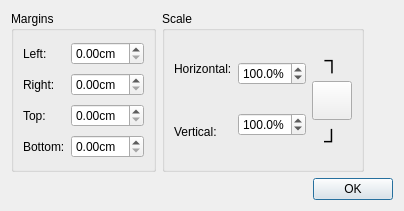
<?xml version="1.0" encoding="UTF-8"?>
<ui version="4.0">
 <class>DialogLayoutScale</class>
 <widget class="QDialog" name="DialogLayoutScale">
  <property name="geometry">
   <rect>
    <x>0</x>
    <y>0</y>
    <width>404</width>
    <height>211</height>
   </rect>
  </property>
  <property name="windowTitle">
   <string>Layout scale</string>
  </property>
  <property name="windowIcon">
   <iconset resource="../../../libs/vmisc/share/resources/icon.qrc">
    <normaloff>:/icon/64x64/icon64x64.png</normaloff>:/icon/64x64/icon64x64.png</iconset>
  </property>
  <layout class="QVBoxLayout" name="verticalLayout">
   <item>
    <layout class="QHBoxLayout" name="horizontalLayout_2">
     <item>
      <widget class="QGroupBox" name="groupBoxMargins">
       <property name="enabled">
        <bool>true</bool>
       </property>
       <property name="title">
        <string>Margins</string>
       </property>
       <property name="checkable">
        <bool>false</bool>
       </property>
       <layout class="QGridLayout" name="gridLayout">
        <item row="0" column="0">
         <widget class="QLabel" name="labelLeftField">
          <property name="sizePolicy">
           <sizepolicy hsizetype="Expanding" vsizetype="Minimum">
            <horstretch>0</horstretch>
            <verstretch>0</verstretch>
           </sizepolicy>
          </property>
          <property name="text">
           <string>Left:</string>
          </property>
         </widget>
        </item>
        <item row="0" column="1" colspan="2">
         <widget class="QDoubleSpinBox" name="doubleSpinBoxLeftField">
          <property name="suffix">
           <string>cm</string>
          </property>
          <property name="singleStep">
           <double>0.100000000000000</double>
          </property>
         </widget>
        </item>
        <item row="1" column="0">
         <widget class="QLabel" name="labelRightField">
          <property name="sizePolicy">
           <sizepolicy hsizetype="Expanding" vsizetype="Preferred">
            <horstretch>0</horstretch>
            <verstretch>0</verstretch>
           </sizepolicy>
          </property>
          <property name="text">
           <string>Right:</string>
          </property>
         </widget>
        </item>
        <item row="1" column="1" colspan="2">
         <widget class="QDoubleSpinBox" name="doubleSpinBoxRightField">
          <property name="suffix">
           <string>cm</string>
          </property>
          <property name="singleStep">
           <double>0.100000000000000</double>
          </property>
         </widget>
        </item>
        <item row="2" column="0">
         <widget class="QLabel" name="labelTopField">
          <property name="sizePolicy">
           <sizepolicy hsizetype="Expanding" vsizetype="Preferred">
            <horstretch>0</horstretch>
            <verstretch>0</verstretch>
           </sizepolicy>
          </property>
          <property name="text">
           <string>Top:</string>
          </property>
         </widget>
        </item>
        <item row="2" column="1" colspan="2">
         <widget class="QDoubleSpinBox" name="doubleSpinBoxTopField">
          <property name="suffix">
           <string>cm</string>
          </property>
          <property name="singleStep">
           <double>0.100000000000000</double>
          </property>
         </widget>
        </item>
        <item row="3" column="0">
         <widget class="QLabel" name="labelBottomField">
          <property name="sizePolicy">
           <sizepolicy hsizetype="Minimum" vsizetype="Preferred">
            <horstretch>0</horstretch>
            <verstretch>0</verstretch>
           </sizepolicy>
          </property>
          <property name="text">
           <string>Bottom:</string>
          </property>
         </widget>
        </item>
        <item row="3" column="1" colspan="2">
         <widget class="QDoubleSpinBox" name="doubleSpinBoxBottomField">
          <property name="suffix">
           <string>cm</string>
          </property>
          <property name="singleStep">
           <double>0.100000000000000</double>
          </property>
         </widget>
        </item>
       </layout>
      </widget>
     </item>
     <item>
      <layout class="QHBoxLayout" name="horizontalLayout">
       <item>
        <widget class="QGroupBox" name="groupBoxScale">
         <property name="title">
          <string>Scale</string>
         </property>
         <layout class="QHBoxLayout" name="horizontalLayout_6">
          <item>
           <layout class="QVBoxLayout" name="verticalLayout_2">
            <item>
             <widget class="QLabel" name="label_4">
              <property name="text">
               <string>Horizontal:</string>
              </property>
             </widget>
            </item>
            <item>
             <widget class="QLabel" name="label_6">
              <property name="text">
               <string>Vertical:</string>
              </property>
             </widget>
            </item>
           </layout>
          </item>
          <item>
           <layout class="QVBoxLayout" name="verticalLayout_4">
            <item>
             <widget class="QDoubleSpinBox" name="doubleSpinBoxHorizontalScale">
              <property name="suffix">
               <string notr="true">%</string>
              </property>
              <property name="decimals">
               <number>1</number>
              </property>
              <property name="minimum">
               <double>1.000000000000000</double>
              </property>
              <property name="maximum">
               <double>300.000000000000000</double>
              </property>
              <property name="singleStep">
               <double>0.100000000000000</double>
              </property>
              <property name="value">
               <double>100.000000000000000</double>
              </property>
             </widget>
            </item>
            <item>
             <widget class="QDoubleSpinBox" name="doubleSpinBoxVerticalScale">
              <property name="suffix">
               <string notr="true">%</string>
              </property>
              <property name="decimals">
               <number>1</number>
              </property>
              <property name="minimum">
               <double>1.000000000000000</double>
              </property>
              <property name="maximum">
               <double>300.000000000000000</double>
              </property>
              <property name="singleStep">
               <double>0.100000000000000</double>
              </property>
              <property name="value">
               <double>100.000000000000000</double>
              </property>
             </widget>
            </item>
           </layout>
          </item>
          <item>
           <layout class="QVBoxLayout" name="verticalLayout_5">
            <property name="spacing">
             <number>1</number>
            </property>
            <property name="leftMargin">
             <number>0</number>
            </property>
            <property name="bottomMargin">
             <number>0</number>
            </property>
            <item>
             <widget class="QLabel" name="label_7">
              <property name="font">
               <font>
                <pointsize>10</pointsize>
               </font>
              </property>
              <property name="text">
               <string notr="true">&lt;html&gt;&lt;head/&gt;&lt;body&gt;&lt;p&gt;&lt;span style=&quot; font-size:16pt;&quot;&gt;┐&lt;/span&gt;&lt;/p&gt;&lt;/body&gt;&lt;/html&gt;</string>
              </property>
              <property name="alignment">
               <set>Qt::AlignCenter</set>
              </property>
             </widget>
            </item>
            <item alignment="Qt::AlignHCenter">
             <widget class="QToolButton" name="toolButtonScaleConnected">
              <property name="minimumSize">
               <size>
                <width>0</width>
                <height>0</height>
               </size>
              </property>
              <property name="text">
               <string notr="true"></string>
              </property>
              <property name="icon">
               <iconset resource="../../../libs/vmisc/share/resources/icon.qrc">
                <normaloff>:/icon/32x32/link.png</normaloff>:/icon/32x32/link.png</iconset>
              </property>
              <property name="iconSize">
               <size>
                <width>32</width>
                <height>32</height>
               </size>
              </property>
              <property name="popupMode">
               <enum>QToolButton::DelayedPopup</enum>
              </property>
             </widget>
            </item>
            <item alignment="Qt::AlignHCenter">
             <widget class="QLabel" name="label_8">
              <property name="text">
               <string notr="true">&lt;html&gt;&lt;head/&gt;&lt;body&gt;&lt;p&gt;&lt;span style=&quot; font-size:16pt; font-weight:600;&quot;&gt;┘&lt;/span&gt;&lt;/p&gt;&lt;/body&gt;&lt;/html&gt;</string>
              </property>
             </widget>
            </item>
           </layout>
          </item>
         </layout>
        </widget>
       </item>
       <item>
        <spacer name="horizontalSpacer">
         <property name="orientation">
          <enum>Qt::Horizontal</enum>
         </property>
         <property name="sizeHint" stdset="0">
          <size>
           <width>40</width>
           <height>20</height>
          </size>
         </property>
        </spacer>
       </item>
      </layout>
     </item>
    </layout>
   </item>
   <item>
    <widget class="QDialogButtonBox" name="buttonBox">
     <property name="orientation">
      <enum>Qt::Horizontal</enum>
     </property>
     <property name="standardButtons">
      <set>QDialogButtonBox::Ok</set>
     </property>
    </widget>
   </item>
  </layout>
 </widget>
 <resources>
  <include location="../../../libs/vmisc/share/resources/icon.qrc"/>
 </resources>
 <connections>
  <connection>
   <sender>buttonBox</sender>
   <signal>accepted()</signal>
   <receiver>DialogLayoutScale</receiver>
   <slot>accept()</slot>
   <hints>
    <hint type="sourcelabel">
     <x>248</x>
     <y>254</y>
    </hint>
    <hint type="destinationlabel">
     <x>157</x>
     <y>274</y>
    </hint>
   </hints>
  </connection>
  <connection>
   <sender>buttonBox</sender>
   <signal>rejected()</signal>
   <receiver>DialogLayoutScale</receiver>
   <slot>reject()</slot>
   <hints>
    <hint type="sourcelabel">
     <x>316</x>
     <y>260</y>
    </hint>
    <hint type="destinationlabel">
     <x>286</x>
     <y>274</y>
    </hint>
   </hints>
  </connection>
 </connections>
</ui>
